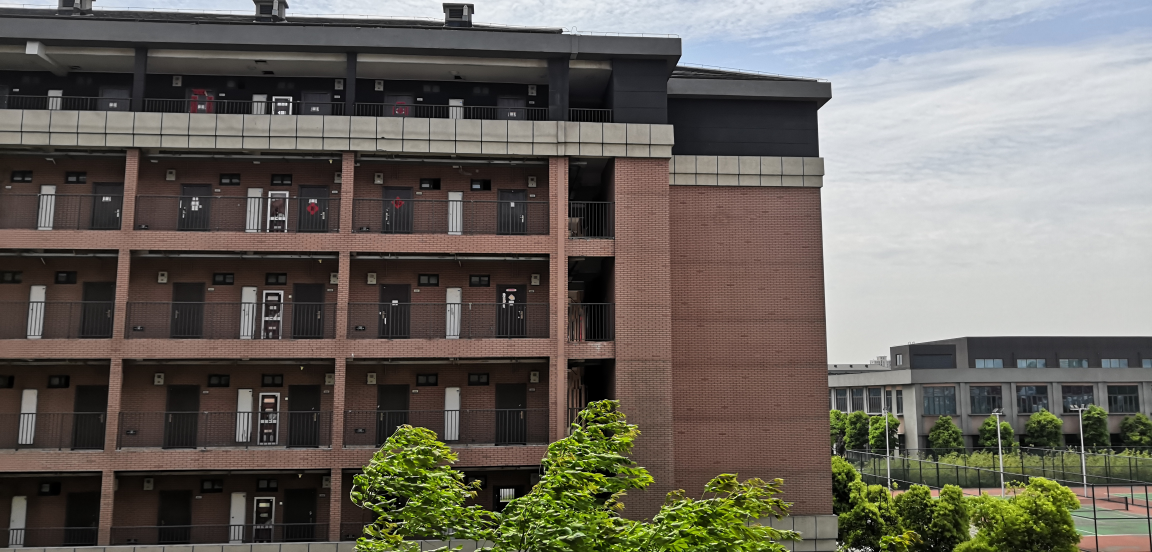
#> input picture 计算机视觉实践-练习1/image/a1.jpg, 4608 x 2208 px (shown at 1/4 size)
$ jupyter execute 'assignment01_图像拼接.ipynb'
#> lines starting #> are read from the running program, lines starting #| are printed output that depends on the picture; after the words box and inside, x2 and y2 are one past the last pixel; in counts of white or black regions, pixels touching at a corner belong together
## 函数定义 + 读入

[cell 1]
import os
import cv2
import numpy as np

# imshow wrapper
def snap(title, img):
    cv2.namedWindow(title, cv2.WINDOW_FREERATIO)
    cv2.imshow(title, img)
    # cv2.imwrite('res_dir/' + title + '.jpg', img)

    # 创建保存路径
    save_dir = "res_dir"
    os.makedirs(save_dir, exist_ok=True)

    # 保存图片到指定路径
    save_path = os.path.join(save_dir, title + '.jpg')
    cv2.imwrite(save_path, img)

    cv2.waitKey(0)
    cv2.destroyAllWindows()


# 拉普拉斯金字塔图像融合
def laplacian_pyramid_blend(img1, img2, levels=6):
    # 生成高斯金字塔图像
    gaussian_pyr1 = [img1.astype(np.float32)]
    gaussian_pyr2 = [img2.astype(np.float32)]
    for _ in range(levels - 1):
        img1 = cv2.pyrDown(img1)
        img2 = cv2.pyrDown(img2)
        gaussian_pyr1.append(img1.astype(np.float32))
        gaussian_pyr2.append(img2.astype(np.float32))

    # 生成拉普拉斯金字塔图像
    laplacian_pyr1 = [gaussian_pyr1[levels - 1].astype(np.float32)]
    laplacian_pyr2 = [gaussian_pyr2[levels - 1].astype(np.float32)]
    for i in range(levels - 2, -1, -1):
        img1 = cv2.pyrUp(gaussian_pyr1[i + 1])
        img2 = cv2.pyrUp(gaussian_pyr2[i + 1])
        laplacian1 = cv2.subtract(gaussian_pyr1[i], img1)
        laplacian2 = cv2.subtract(gaussian_pyr2[i], img2)
        laplacian_pyr1.append(laplacian1)
        laplacian_pyr2.append(laplacian2)

    # 图像融合
    blended_pyr = []
    for lap1, lap2 in zip(laplacian_pyr1, laplacian_pyr2):
        rows, cols, _ = lap1.shape
        blended = np.hstack((lap1[:, :cols // 2], lap2[:, cols // 2:]))
        blended_pyr.append(blended)

    # 重建图像
    blended_img = blended_pyr[0]
    for i in range(1, levels):
        blended_img = cv2.pyrUp(blended_img)
        blended_img = cv2.add(blended_img, blended_pyr[i])

    return blended_img.astype(np.uint8)


# 裁剪黑边
def remove_black_borders(image):
    img = cv2.medianBlur(image, 5) #中值滤波，去除黑色边际中可能含有的噪声干扰
    b = cv2.threshold(img, 3, 255, cv2.THRESH_BINARY) #调整裁剪效果
    binary_image = b[1]
    binary_image = cv2.cvtColor(binary_image,cv2.COLOR_BGR2GRAY)

    edges_y, edges_x = np.where(binary_image==255) ##h, w
    bottom = min(edges_y)
    top = max(edges_y)
    height = top - bottom

    left = min(edges_x)
    right = max(edges_x)
    height = top - bottom
    width = right - left

    res_image = image[bottom:bottom+height, left:left+width]

    return res_image


# 读取图像

prefix = 'image/'
sort = 'a'

image1 = cv2.imread(prefix + sort + '1.jpg')
#> image1 is the input picture: shape (2208, 4608, 3); mean B, G, R 95, 102.5, 106.9
image2 = cv2.imread(prefix + sort + '2.jpg')
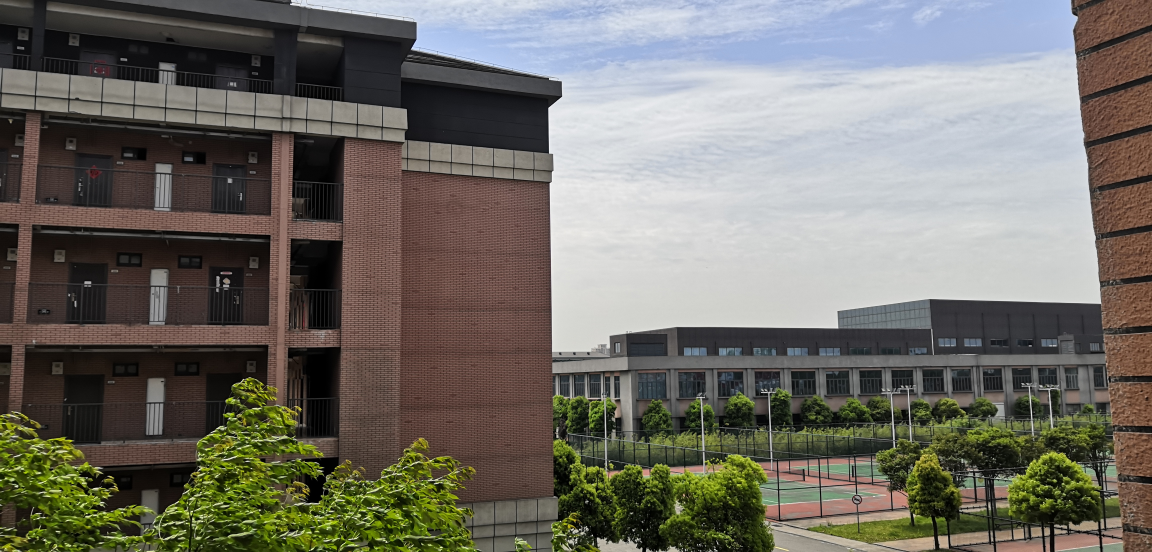
#> input picture 计算机视觉实践-练习1/image/a2.jpg, 4608 x 2208 px (shown at 1/4 size)
#> image2 is the input picture: shape (2208, 4608, 3); mean B, G, R 102, 109.9, 112.6

image1 = cv2.resize(image1, (0, 0), fx=0.5, fy=0.5)  # 调整比例为0.5，可以根据需要调整比例
#> image1: shape (1104, 2304, 3)
image2 = cv2.resize(image2, (0, 0), fx=0.5, fy=0.5)
#> image2: shape (1104, 2304, 3)

## 特征提取 + 匹配

[cell 2]
sift = cv2.SIFT.create()

keyPoint1, descriptor1 = sift.detectAndCompute(image1, None)
#> keyPoint1 = 11445 keypoints; strongest (x, y, size): (799, 1007, 1.9), (1123, 1015, 2.1), (1070, 1052, 2), (1314, 1041, 1.9)
keyPoint2, descriptor2 = sift.detectAndCompute(image2, None)
#> keyPoint2 = 16428 keypoints; strongest (x, y, size): (727, 968, 2.1), (1430, 1099, 2.1), (844, 1088, 2), (1285, 1044, 1.9)

# BF
# bf = cv2.BFMatcher(cv2.NORM_L2)  # sift的normType应该使用NORM_L2或者NORM_L1
# rawMatches = bf.knnMatch(descriptor1, descriptor2,2)# drawMatchesKnn

# 创建FLANN匹配器
indexParams = dict(algorithm = 0, trees = 5)
searchParams = dict(checks=50)
flann=cv2.FlannBasedMatcher(indexParams,searchParams)
rawMatches=flann.knnMatch(descriptor1,descriptor2, k=2)
#> rawMatches = 11445 matches


matches = []
for m in rawMatches:
    # 当最近距离跟次近距离的比值小于ratio值时，保留此匹配对
    if len(m) == 2 and m[0].distance < m[1].distance * 0.75:
    # 存储两个点在featuresA, featuresB中的索引值
        matches.append(m[0])
#> after the loop, matches = 1606 matches


if len(matches) <= 8:
    print("fail")
    exit()

## 拼接

[cell 3]
# 显示匹配
match_img = cv2.drawMatches(image1, keyPoint1, image2, keyPoint2, matches[:50], None, flags=cv2.DrawMatchesFlags_NOT_DRAW_SINGLE_POINTS)
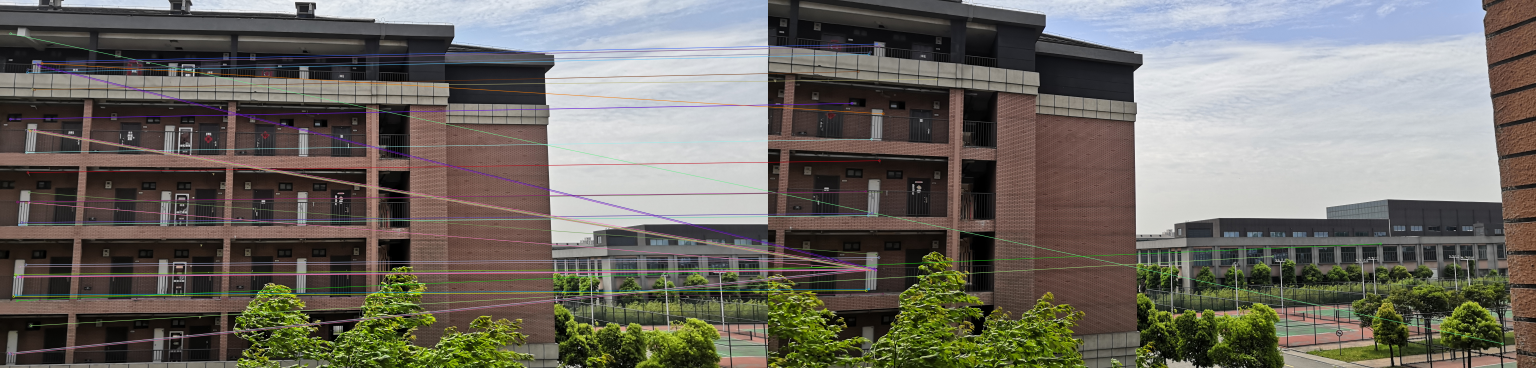
#> match_img: shape (1104, 4608, 3) (shown at 1/3 size); mean B, G, R 100.4, 107.8, 111.4
snap('01_matches', match_img)


# 获取匹配对的点坐标
pts1 = np.float32([keyPoint1[m.queryIdx].pt for m in matches]).reshape(-1,1,2)
#> pts1 = 1606 rows, first 8: [26.37, 1058.9], [30.07, 1062.1], [30.98, 357], [30.98, 357], [31.3, 100.7], [37.98, 1062.2], [40.47, 889.1], [41.84, 1058.5]
pts2 = np.float32([keyPoint2[m.trainIdx].pt for m in matches]).reshape(-1,1,2)
#> pts2 = 1606 rows, first 8: [300, 806.3], [304.8, 810], [251.8, 309.6], [251.8, 309.6], [2203.2, 1030.6], [314.1, 810], [294.3, 871.3], [318.8, 805.8]
# 计算视角变换矩阵
H,mask = cv2.findHomography(pts1, pts2, cv2.RANSAC, 5.0)
#> H = [[1.5, -0.0289, -965.5], [0.151, 1.31, -247.9], [0.000215, 2.04e-06, 1]]; mask = 1606 values, max 1 at index 175, min 0 at index 0, mean 0.783


# 执行变换
# warp = cv2.warpPerspective(image2, np.linalg.inv(H), (image1.shape[1] + image2.shape[1], image2.shape[0]), borderMode=cv2.BORDER_CONSTANT, borderValue=(0, 255, 0))
warp = cv2.warpPerspective(image2, np.linalg.inv(H), (image1.shape[1] + image2.shape[1], image1.shape[0] + image2.shape[0]))


# 右图变换后
snap('02_warp', warp)


# 未融合图像
res_raw = warp.copy();
res_raw[0:image1.shape[0], 0:image2.shape[1]] = image1
snap('03_res_raw', res_raw)

## 融合

[cell 4]
# 获取蒙版
mask_w = np.ones_like(image2, dtype=np.uint8) * 255
mask_r = cv2.warpPerspective(mask_w, np.linalg.inv(H), (image1.shape[1] + image2.shape[1], image1.shape[0] + image2.shape[0]))
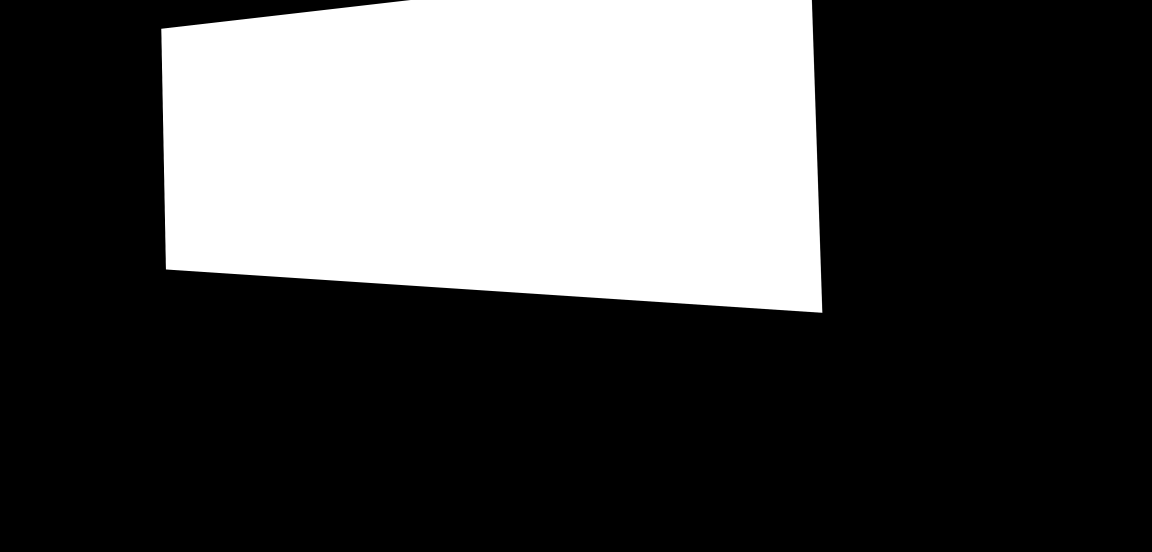
#> mask_r: shape (2208, 4608, 3) (shown at 1/4 size); min 0, max 255, mean 74.8
#> mask_w: shape (1104, 2304, 3); every value is 255
mask = (mask_r == 255).all(axis=2)
#> mask: shape (2208, 4608) bool; 29.3% white; 1 white region, box (x1, y1, x2, y2) and area: (646, 0, 3288, 1250) 2981884

# 构造融合
asm1 = warp.copy()
asm1[0:image1.shape[0], 0:image2.shape[1]] = image1

asm2 = warp.copy()
asm2.fill(0);
#> asm2: shape (2208, 4608, 3); every value is 0
asm2[0:image1.shape[0], 0:image2.shape[1]] = image1

tmp = warp.copy()
asm2[mask] = tmp[mask] # 使用蒙版将图像A的对应像素复制到图像B中
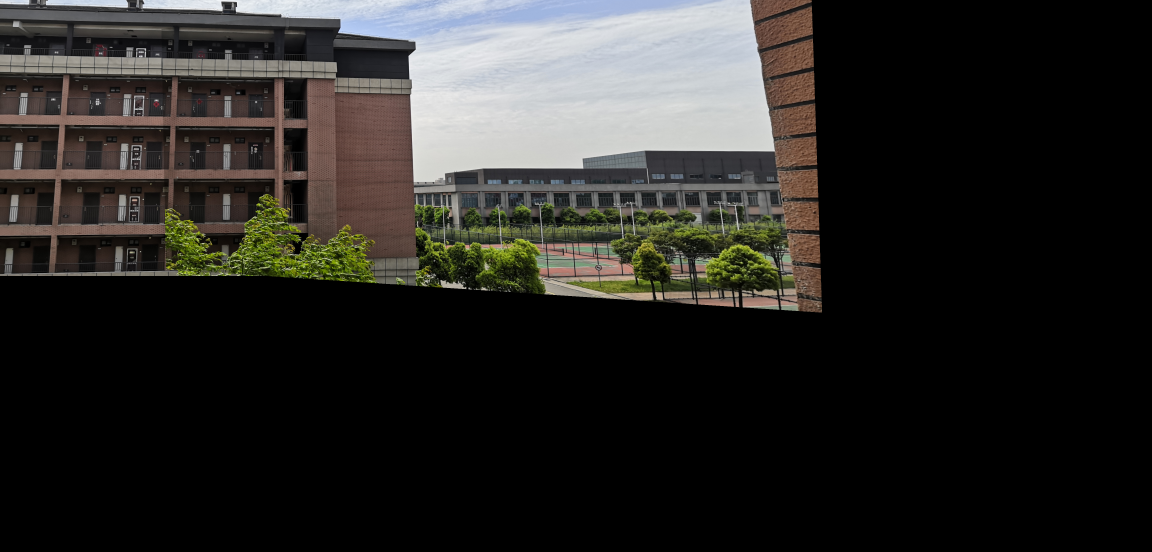
#> asm2: shape (2208, 4608, 3) (shown at 1/4 size); mean B, G, R 37.3, 39.9, 41.2

snap('04_asm1', asm1)
snap('05_asm2', asm2)


# 融合图像
# result = cv2.addWeighted(asm1, 0.5, asm2, 0.5, 0)
result = laplacian_pyramid_blend(asm1, asm2)
#> after the loop in laplacian_pyramid_blend, `for _ in range(levels - 1):`:
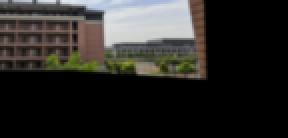
#> img1: shape (69, 144, 3) (shown 2 times larger); mean of channels 0, 1, 2 39.3, 42.2, 43.6; drawn as B, G, R
#> after the loop in laplacian_pyramid_blend, `for _ in range(levels - 1):`: gaussian_pyr1 = 6 items
#> the loop in laplacian_pyramid_blend, `for i in range(levels - 2, -1, -1):` made 5 passes
#> pass 1, in laplacian_pyramid_blend, `laplacian1 = cv2.subtract(gaussian_pyr1[i], img1)`:
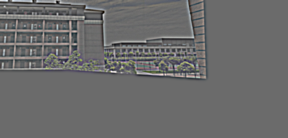
#> laplacian1: shape (138, 288, 3) float32; mean of channels 0, 1, 2 0, 0, 0; drawn with min black and max white
#> the loop in laplacian_pyramid_blend, `for lap1, lap2 in zip(laplacian_pyr1, laplacian_pyr2):` made 6 passes
#> (rows, cols) on passes 1 to 6: (69, 144), (138, 288), (276, 576), (552, 1152), (1104, 2304), (2208, 4608)
#> pass 3, in laplacian_pyramid_blend, `blended = np.hstack((lap1[:, :cols // 2], lap2[:, cols // 2:]))`:
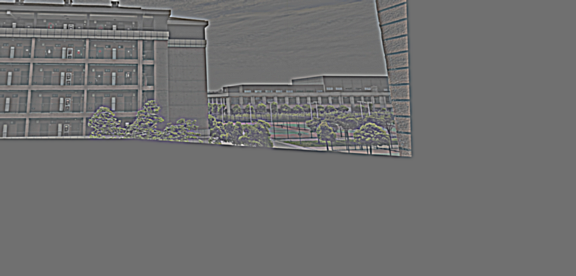
#> blended: shape (276, 576, 3) float32; mean of channels 0, 1, 2 0, 0, 0; drawn with min black and max white
#> the loop in laplacian_pyramid_blend, `for i in range(1, levels):` made 5 passes
#> pass 1, in laplacian_pyramid_blend, `blended_img = cv2.add(blended_img, blended_pyr[i])`:
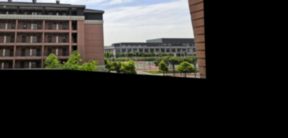
#> blended_img: shape (138, 288, 3) float32; mean of channels 0, 1, 2 38.8, 41.7, 43; drawn with min black and max white
snap('06_res_blend', result)


#裁剪黑边
result = remove_black_borders(result)
#> in remove_black_borders, `binary_image = b[1]`:
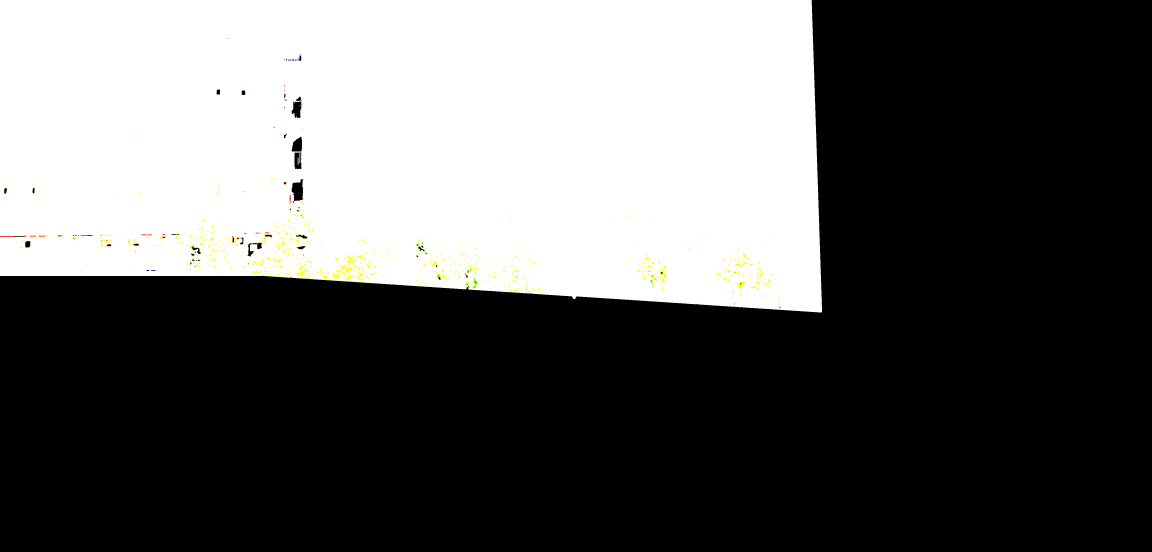
#> binary_image: shape (2208, 4608, 3) (shown at 1/4 size); mean of channels 0, 1, 2 93.4, 94.1, 94.1; drawn as B, G, R
#> in remove_black_borders, `bottom = min(edges_y)`: bottom = 0
#> in remove_black_borders, `top = max(edges_y)`: top = 1249
#> in remove_black_borders, `left = min(edges_x)`: left = 0
#> in remove_black_borders, `right = max(edges_x)`: right = 3287
#> in remove_black_borders, `res_image = image[bottom:bottom+height, left:left+width]`:
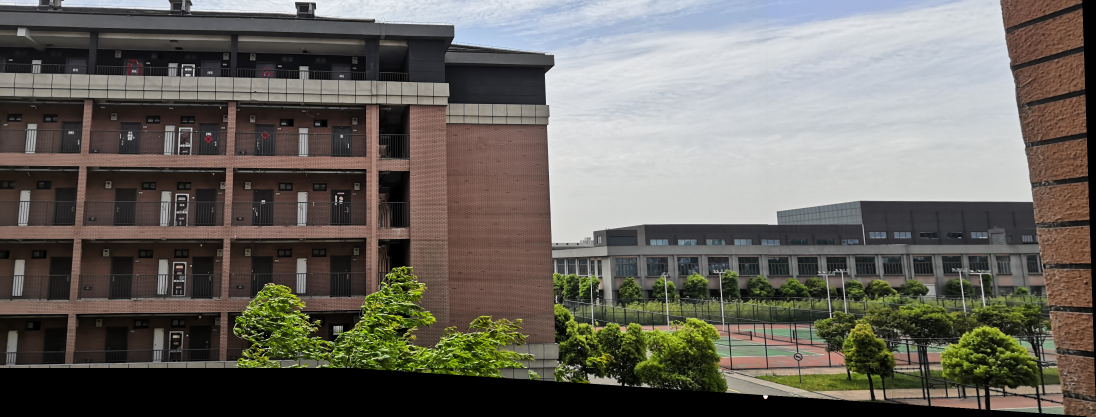
#> res_image: shape (1249, 3287, 3) (shown at 1/3 size); mean B, G, R 94.8, 102, 105.4


# 结果
snap('07_result', result)


print("success")
exit()
